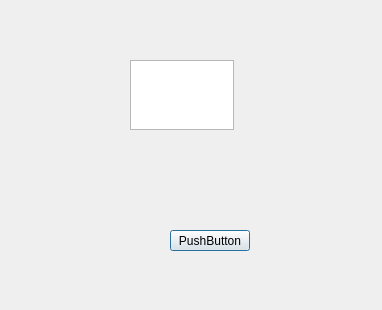
<?xml version="1.0" encoding="UTF-8"?>
<ui version="4.0">
 <class>MyDialog</class>
 <widget class="QDialog" name="MyDialog">
  <property name="geometry">
   <rect>
    <x>0</x>
    <y>0</y>
    <width>382</width>
    <height>310</height>
   </rect>
  </property>
  <property name="windowTitle">
   <string>Dialog</string>
  </property>
  <widget class="QPushButton" name="pushButton">
   <property name="geometry">
    <rect>
     <x>170</x>
     <y>230</y>
     <width>80</width>
     <height>21</height>
    </rect>
   </property>
   <property name="text">
    <string>PushButton</string>
   </property>
  </widget>
  <widget class="QTextEdit" name="textEdit">
   <property name="geometry">
    <rect>
     <x>130</x>
     <y>60</y>
     <width>104</width>
     <height>70</height>
    </rect>
   </property>
  </widget>
 </widget>
 <resources/>
 <connections/>
</ui>
